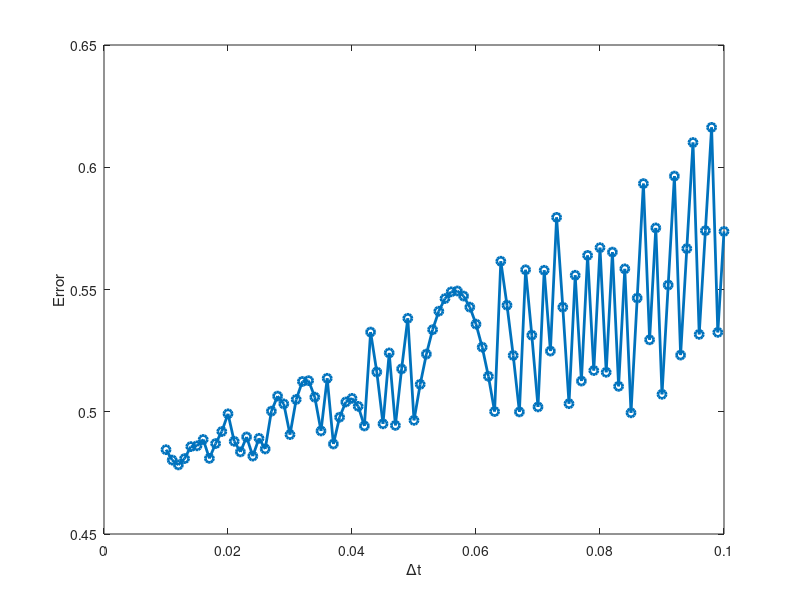

Source code (MATLAB):
clear all
close all
clc

%Time step vector
dt_vec = 0.01:0.001:0.1;

err = zeros(length(dt_vec),1);

%Parameters
alpha1 = 0.5;
alpha2 = 1;
beta1 = 1;
beta2 = 0.75;
chi11 = 0;
chi21 = 0.1;
chi22 = 0.1;

%Funciton to evaluate for k
f = @(r) 1 - r; 

for j = 1:length(dt_vec)

    %Assigning time step
    dt = dt_vec(j);
    %Initalize time and funciton vectors
    t = 0:dt:pi;
    x = zeros(length(t),1);
    v = zeros(length(t),1);
    xt = zeros(length(t),1);
    %Inital conditions
    x(1) = 0;
    v(1) = 0;
    xt(1) = 0;

    for i = 1:(length(x))

        %RK estimation
        k1 = f(x(i)+chi11*v(i)*dt);
        k2 = f(x(i)+chi21*v(i)*dt+chi22*k1*dt^2);
        v(i+1) = v(i)+(beta1*k1+beta2*k2)*dt;
        x(i+1) = x(i)+v(i)*dt+(alpha1*k1+alpha2*k2)*dt^2;

        %Exact Solution
        xt(i+1) = 1-cos(t(i));

        clear k1 k2

    end

    %Compute and store erro at given time step
    err(j) = abs(x(end)-xt(end));

end

figure()
plot(dt_vec,err,'-o','LineWidth',2);
xlabel('\Deltat')
ylabel('Error')




